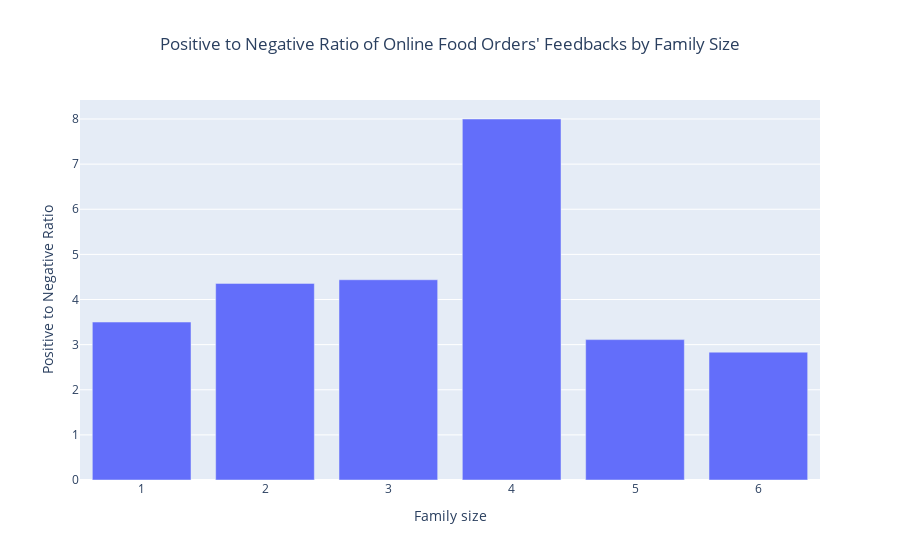

The notebook cell this image was saved under:
### Markdown cell above
Looking at the bar graph, it seems like the family of 3 gives the highest number of positive outcomes. However, it also has the highest number of negative outcomes. We should examine the positive to negative ratio for each family size.

### Code cell
feedback_by_family_size['Positive to Negative Ratio'] = feedback_by_family_size['Positive'] / feedback_by_family_size['Negative ']
fig_ratio = px.bar(feedback_by_family_size, 
                   y='Positive to Negative Ratio', 
                   color_discrete_sequence=['light blue'],  
                   title="Positive to Negative Ratio of Online Food Orders' Feedbacks by Family Size") 
fig_ratio.update_yaxes(title_text='Positive to Negative Ratio')  
fig_ratio.update_layout(title_x=0.5) 
fig_ratio.show()

### Figure 1 — Plotly figure (JSON) as saved in the notebook; plotly's stock layout.template omitted (floating-point values rounded to 4 significant figures)
{"data": [{"alignmentgroup": "True", "hovertemplate": "Family size=%{x}<br>Positive to Negative Ratio=%{y}<extra></extra>", "legendgroup": "", "marker": {"color": "light blue", "pattern": {"shape": ""}}, "name": "", "offsetgroup": "", "orientation": "v", "showlegend": false, "textposition": "auto", "type": "bar", "x": [1, 2, 3, 4, 5, 6], "xaxis": "x", "y": [3.5, 4.357, 4.438, 8, 3.111, 2.833], "yaxis": "y"}], "layout": {"barmode": "relative", "legend": {"tracegroupgap": 0}, "title": {"text": "Positive to Negative Ratio of Online Food Orders' Feedbacks by Family Size", "x": 0.5}, "xaxis": {"anchor": "y", "domain": [0, 1], "title": {"text": "Family size"}}, "yaxis": {"anchor": "x", "domain": [0, 1], "title": {"text": "Positive to Negative Ratio"}}}}
